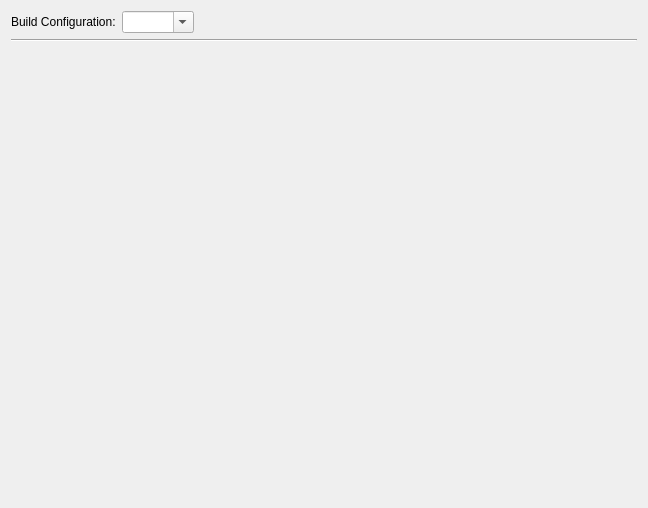
<?xml version="1.0" encoding="UTF-8"?>
<ui version="4.0">
 <class>CustomBuildSystemConfig</class>
 <widget class="QWidget" name="CustomBuildSystemConfig">
  <property name="geometry">
   <rect>
    <x>0</x>
    <y>0</y>
    <width>648</width>
    <height>508</height>
   </rect>
  </property>
  <property name="windowTitle">
   <string>Form</string>
  </property>
  <layout class="QVBoxLayout" name="verticalLayout">
   <item>
    <layout class="QHBoxLayout" name="horizontalLayout">
     <item>
      <widget class="QLabel" name="label">
       <property name="text">
        <string>Build Configuration:</string>
       </property>
      </widget>
     </item>
     <item>
      <widget class="QComboBox" name="currentConfig">
       <property name="editable">
        <bool>true</bool>
       </property>
      </widget>
     </item>
     <item>
      <spacer name="horizontalSpacer">
       <property name="orientation">
        <enum>Qt::Horizontal</enum>
       </property>
       <property name="sizeHint" stdset="0">
        <size>
         <width>40</width>
         <height>20</height>
        </size>
       </property>
      </spacer>
     </item>
    </layout>
   </item>
   <item>
    <widget class="Line" name="line">
     <property name="orientation">
      <enum>Qt::Horizontal</enum>
     </property>
    </widget>
   </item>
   <item>
    <widget class="ConfigWidget" name="configWidget" native="true">
     <property name="sizePolicy">
      <sizepolicy hsizetype="Expanding" vsizetype="Expanding">
       <horstretch>0</horstretch>
       <verstretch>0</verstretch>
      </sizepolicy>
     </property>
    </widget>
   </item>
  </layout>
 </widget>
 <customwidgets>
  <customwidget>
   <class>ConfigWidget</class>
   <extends>QWidget</extends>
   <header>configwidget.h</header>
   <container>1</container>
  </customwidget>
 </customwidgets>
 <resources/>
 <connections/>
</ui>
